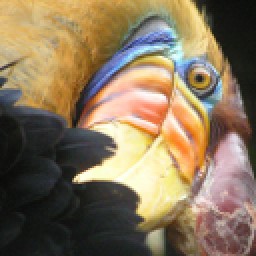
#> input picture notebooks/5_UnsupervisedLearningII/S1/data/bird_small.png, 128 x 128 px (shown 2 times larger)
$ jupyter execute --allow-errors 1_1_KMeans_Intro.ipynb   (shell and % lines are left out)
#> lines starting #> are read from the running program, lines starting #| are printed output that depends on the picture
# 1. K-Means Clustering

### Librerías

[cell 1]
import numpy as np
import matplotlib.pyplot as plt

## 1. Dataset sintético

### 1. Carga y visualización de los datos

#> (a cell that did not finish here is left out)

#> (a cell that did not finish here is left out)

### 2. Desarrollo manual del algoritmo

Establecemos los parámetros para K-Means, número de clusters y límite de iteraciones.

[cell 4]
K = 3;
max_iters = 100;

A continuación preparamos las funciones necesarias para resolver el algoritmo.

Comenzamos con una función para inicializar los centroides con muestras aleatorias del dataset, la cual k muestras diferentes del dataset.

[cell 5]
# Intialize the cluster centroid with unique random samples from the  dataset
def initCentroids(X,K):
    flag = True
    while flag:
        pos = np.random.choice(X.shape[0],K,replace = False)
        centroids = X[pos]
        if np.unique(centroids,axis =0).shape[0] == K:
            flag = False
    return centroids

#> (a cell that did not finish here is left out)

Otra función para asignar los puntos del dataset al centroide más cercano. Se calcula la distancia de cada punto a cada centroide y se asigna al centroide más cercano.

[cell 7]
# Cluster Assignment
def closestCentroids(X,centroids):
    idx = np.empty(X.shape[0])
    for i in range(idx.size):
        temp = X[i]
        c = np.sum((centroids - temp) **2,axis=1)
        pos = np.argmin(c)
        idx[i] = pos
    return idx

Por último una función para recalcular los centroides en función de los puntos asignados a cada uno.

[cell 8]
# Move Centroid
def computeCentroids(X,idx,k):
    centroids = np.zeros((k,X.shape[1]))
    for i in range(k):
        pos = np.nonzero(idx == i)
        centroids[i] = np.mean(X[pos],axis =0)
    return centroids

Combinamos todo lo anterior en una función que ejecuta el algoritmo de K-Means.

[cell 9]
# K-means Function
def kMeans(X, K, max_iters):
    centroids = initCentroids(X,K)
    idx = np.empty(X.shape[0])
    for i in range(max_iters):
        # Cluster Assignment step
        idx = closestCentroids(X,centroids)
        # Move Centroid Step
        centroids = computeCentroids(X,idx,K)

    return centroids

#### Ejecutamos el algoritmo

#> (a cell that did not finish here is left out)

#> (a cell that did not finish here is left out)

#> (a cell that did not finish here is left out)

### 3. Algoritmo generado con Chat GPT

Puede generarse un ejemplo usando el siguiente prompt:

```markdown
    give me python code for a kmeans algorithm in python
```

Chat GPT nos genera las funciones necesarias para ejecutar el algoritmo de K-Means.

[cell 13]
import numpy as np

def initialize_centroids(points, k):
    """Randomly initialize k centroids from the dataset."""
    centroids = points.copy()
    np.random.shuffle(centroids)
    return centroids[:k]

def closest_centroid(points, centroids):
    """Assign each point to the closest centroid."""
    distances = np.sqrt(((points - centroids[:, np.newaxis])**2).sum(axis=2))
    return np.argmin(distances, axis=0)

def move_centroids(points, closest, centroids):
    """Reposition each centroid to the mean of the points assigned to it."""
    return np.array([points[closest==k].mean(axis=0) for k in range(centroids.shape[0])])

def kmeans(points, k, max_iters=100):
    """K-means algorithm implementation."""
#> called with points = array of shape (100, 2), k = 3, max_iters = 100
    centroids = initialize_centroids(points, k)
    for _ in range(max_iters):
        closest = closest_centroid(points, centroids)
        new_centroids = move_centroids(points, closest, centroids)
        if np.all(centroids == new_centroids):
            break
        centroids = new_centroids
    return centroids, closest

También podemos generar una función para visualizar los datos:

```markdown
    plot the results, with a different color per cluster
```

[cell 14]
def plot_kmeans(points, centroids, closest, k):
    """Plot the results of K-means clustering with different colors per cluster."""
#> called with points = array of shape (100, 2), centroids = array of shape (3, 2), closest = array of shape (100,), k = 3
    colors = ['r', 'g', 'b', 'y', 'c', 'm']  # Extend this list for more clusters
    for i in range(k):
        # Plot points assigned to cluster i
        plt.scatter(points[closest == i, 0], points[closest == i, 1], s=20, c=colors[i], label=f'Cluster {i}')
        # Plot centroid i
        plt.scatter(centroids[i, 0], centroids[i, 1], s=100, c=colors[i], marker='X', edgecolor='k', label=f'Centroid {i}')
    plt.title('K-means Clustering Results')
    plt.xlabel('X Coordinate')
    plt.ylabel('Y Coordinate')
    plt.legend()
    plt.show()
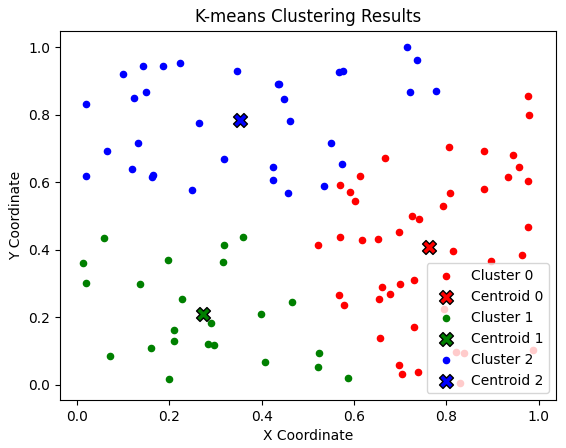
#> figure drawn by matplotlib, 1 panel

[cell 15]
# Assuming `points`, `centroids`, and `closest` are defined from the previous step
points = np.random.rand(100, 2)  # 100 2D points
k = 3
centroids, closest = kmeans(points, k)

# Now, plot the results
plot_kmeans(points, centroids, closest, k)

[cell 16]
k = 3
#> (the rest of this cell did not finish here and is left out)

### 4. Scikit-learn

[cell 17]
import numpy as np
import matplotlib.pyplot as plt
from sklearn.cluster import KMeans
from sklearn.datasets import make_blobs

# Generate synthetic data
n_samples = 300
random_state = 42
X, _ = make_blobs(n_samples=n_samples, random_state=random_state, centers=3)

# Apply K-means clustering
k = 3  # Number of clusters
kmeans = KMeans(n_clusters=k, random_state=random_state)
kmeans.fit(X)
y_kmeans = kmeans.predict(X)

# Plot the clustered data
plt.figure(figsize=(8, 6))
colors = ['red', 'green', 'blue']
for i in range(k):
    plt.scatter(X[y_kmeans == i, 0], X[y_kmeans == i, 1], s=50, c=colors[i], label=f'Cluster {i+1}')

# Plot the centroids
centers = kmeans.cluster_centers_
plt.scatter(centers[:, 0], centers[:, 1], s=200, c='yellow', alpha=0.75, edgecolor='black', linewidth=1.5, label='Centroids')
plt.title('K-means clustering with scikit-learn')
plt.xlabel('Feature 1')
plt.ylabel('Feature 2')
plt.legend()
plt.show()
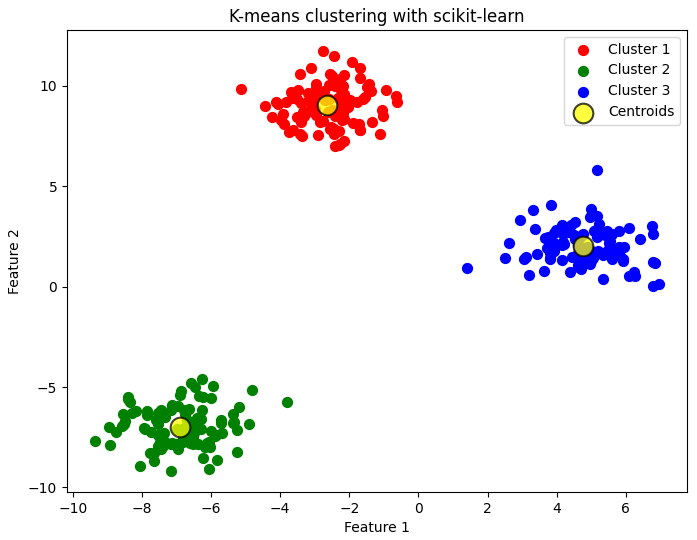
#> figure drawn by matplotlib, 1 panel

[cell 18]
import numpy as np
import matplotlib.pyplot as plt
from sklearn.cluster import KMeans
from sklearn.datasets import make_blobs

# Load the dataset
#> (the rest of this cell did not finish here and is left out)

### 5. DBSCAN

Para resolver un problema de clustering utilizando el algoritmo DBSCAN con scikit-learn, puede utilizar la clase DBSCAN del módulo sklearn.cluster. DBSCAN (Density-Based Spatial Clustering of Applications with Noise) es un popular algoritmo de clustering que es ideal para tareas en las que los clusters tienen una forma irregular y hay ruido en los datos. A diferencia de K-means, DBSCAN no requiere especificar de antemano el número de clusters.

El siguiente código:

- Aplica la agrupación DBSCAN a los datos. El parámetro eps especifica la distancia máxima entre dos muestras para que se consideren en el mismo vecindario. El parámetro min_samples es el número de muestras en un vecindario para que un punto sea considerado como punto núcleo.

- Identifica las muestras centrales y las etiqueta. DBSCAN etiqueta las muestras ruidosas como -1.

- Traza los resultados, donde cada cluster se muestra en un color diferente, y el ruido se muestra en negro.

[cell 19]
import matplotlib.pyplot as plt
from sklearn.cluster import DBSCAN
from sklearn.datasets import make_blobs

# Generate synthetic data
n_samples = 300
random_state = 42
X, _ = make_blobs(n_samples=n_samples, centers=3, random_state=random_state)

# Apply DBSCAN clustering
dbscan = DBSCAN(eps=0.5, min_samples=5)  # These parameters might need adjustment for your dataset
dbscan.fit(X)

# Get the core samples and the labels
core_samples_mask = np.zeros_like(dbscan.labels_, dtype=bool)
core_samples_mask[dbscan.core_sample_indices_] = True
labels = dbscan.labels_

# Number of clusters in labels, ignoring noise if present
n_clusters_ = len(set(labels)) - (1 if -1 in labels else 0)
unique_labels = set(labels)

# Plot the clustered data
plt.figure(figsize=(8, 6))
colors = [plt.cm.Spectral(each) for each in np.linspace(0, 1, len(unique_labels))]

for k, col in zip(unique_labels, colors):
    if k == -1:
        # Black used for noise
        col = [0, 0, 0, 1]

    class_member_mask = (labels == k)

    xy = X[class_member_mask & core_samples_mask]
    plt.plot(xy[:, 0], xy[:, 1], 'o', markerfacecolor=tuple(col), markeredgecolor='k', markersize=14)

    xy = X[class_member_mask & ~core_samples_mask]
    plt.plot(xy[:, 0], xy[:, 1], 'o', markerfacecolor=tuple(col), markeredgecolor='k', markersize=6)

plt.title(f'Estimated number of clusters: {n_clusters_}')
plt.show()
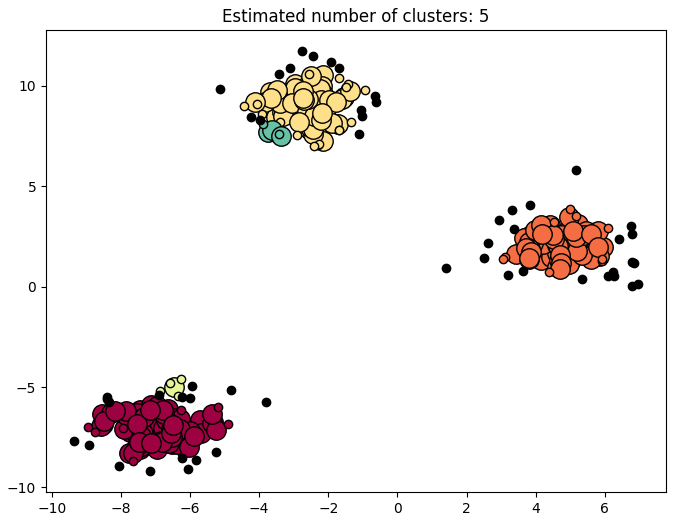
#> figure drawn by matplotlib, 1 panel

[cell 20]
import matplotlib.pyplot as plt
from sklearn.cluster import DBSCAN
from sklearn.datasets import make_blobs

# Load the dataset
#> (the rest of this cell did not finish here and is left out)

### 6. Hierarchical Clustering

Para realizar clustering jerárquico con scikit-learn, puede utilizar la clase AgglomerativeClustering del módulo sklearn.cluster. La agrupación jerárquica es un método de análisis de conglomerados que busca construir una jerarquía de conglomerados. No requiere que se especifique de antemano el número de conglomerados y es especialmente útil para estudios detallados de la estructura de los datos.

El siguiente código:

- Aplica clustering jerárquico a los datos con AgglomerativeClustering. Establecer distance_threshold=0 y n_clusters=None significa que la agrupación continúa hasta que todos los clusters se fusionan en uno. El parámetro linkage='ward' minimiza la varianza de los clusters que se fusionan.
- Define una función plot_dendrogram para trazar el dendrograma de la agrupación jerárquica, utilizando la matriz de vinculación creada a partir de model.children_, model.distances_, y los recuentos de muestras bajo cada nodo.
- Traza el dendrograma, que proporciona un resumen visual del proceso de clustering, incluyendo el orden de las fusiones y la jerarquía de los clusters.

[cell 21]
import numpy as np
import matplotlib.pyplot as plt
from sklearn.cluster import AgglomerativeClustering
from sklearn.datasets import make_blobs
from scipy.cluster.hierarchy import dendrogram
from scipy.cluster import hierarchy

# Generate synthetic data
n_samples = 300
random_state = 42
X, _ = make_blobs(n_samples=n_samples, centers=3, random_state=random_state)

# Apply Hierarchical Clustering
model = AgglomerativeClustering(distance_threshold=0, n_clusters=None, linkage='ward')
model = model.fit(X)

# This function plots the dendrogram for the clustering
def plot_dendrogram(model, **kwargs):
    # Create linkage matrix and then plot the dendrogram
    counts = np.zeros(model.children_.shape[0])
    n_samples = len(model.labels_)
    for i, merge in enumerate(model.children_):
        current_count = 0
        for child_idx in merge:
            if child_idx < n_samples:
                current_count += 1  # leaf node
            else:
                current_count += counts[child_idx - n_samples]
        counts[i] = current_count

    linkage_matrix = np.column_stack([model.children_, model.distances_,
                                      counts]).astype(float)
    dendrogram(linkage_matrix, **kwargs)

plt.title('Hierarchical Clustering Dendrogram')
# Plot the dendrogram
plot_dendrogram(model, truncate_mode='level', p=3)
plt.xlabel("Number of points in node (or index of point if no parenthesis).")
plt.show()
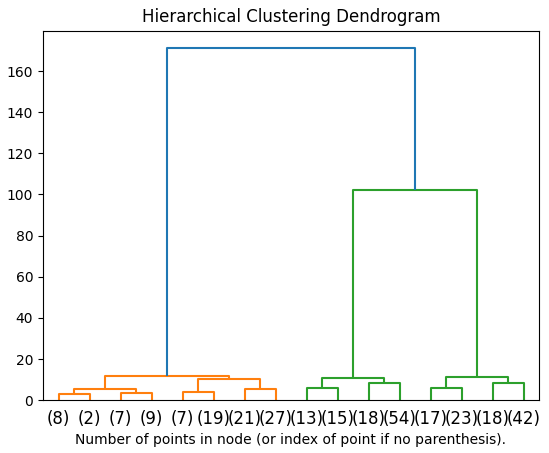
#> figure drawn by matplotlib, 1 panel

[cell 22]
import numpy as np
import matplotlib.pyplot as plt
from sklearn.cluster import AgglomerativeClustering
from sklearn.datasets import make_blobs
from scipy.cluster.hierarchy import dendrogram
from scipy.cluster import hierarchy

# Load the dataset
#> (the rest of this cell did not finish here and is left out)

# 2. Compresión de imágenes

K-Means puede usarse para comprimir imágenes. Para ello, se usa el algoritmo de K-Means para reducir el número de colores.

[cell 23]
A = plt.imread('data/bird_small.png')
#> A is the input picture: shape (128, 128, 3) float32; mean R, G, B 0.531, 0.46, 0.358
print(A.shape)
#| (128, 128, 3)
plt.imshow(A)
plt.axis('off')
plt.show()

En una imagen a color de 24 bits, cada píxel se representa como tres enteros sin signo de 8 bits que especifican los valores de intensidad del rojo, el verde y el azul ($2^8$ colores).

$$px^{(ij)} = \begin{bmatrix} R & G & B \end{bmatrix}$$

$$Img = \begin{bmatrix} px^{(00)} & px^{(01)} & \cdots & px^{(0n)} \\ px^{(10)} & px^{(11)} & \cdots & px^{(1n)} \\ \vdots & \vdots & \ddots & \vdots \\ px^{(m0)} & px^{(m1)} & \cdots & px^{(mn)} \end{bmatrix}$$

Esta codificación suele denominarse codificación RGB. Nuestra imagen contiene miles de colores, y en esta parte del ejercicio, reduciremos el número de colores a 16 colores.

Tratamos cada píxel de la imagen original como un ejemplo de datos y utilizamos el algoritmo K-means para encontrar los 16 colores que mejor agrupan (cluster) los píxeles en el espacio RGB tridimensional. Una vez calculados los centroides de los grupos en la imagen, utilizaremos los 16 colores para sustituir los píxeles de la imagen original.

[cell 24]
# Setting the constants for K-means
K = 16;
max_iters = 100;

Redimensionamos la imagen a una matriz de píxeles de tamaño m x 3, dónde m es el número de píxeles en la imagen. Cada fila de esta matriz es un píxel de la imagen original.

[cell 25]
img = A.reshape(-1,3)
img.shape
#> Out = (16384, 3)

Resolvemos el problema utilizando las funciones de K-Means que hemos creado anteriormente.

[cell 26]
# Calling K-means to compute centroids and centroid assignments
centroids = kMeans(img,K,max_iters)
#> in kMeans, `centroids = initCentroids(X,K)`: centroids = 16 rows, first 8: [0.843, 0.71, 0.427], [0.0824, 0.0902, 0.0824], [0.722, 0.408, 0.361], [0.0784, 0.0824, 0.0706], [0.333, 0.373, 0.439], [0.608, 0.522, 0.537], [0.639, 0.573, 0.608], [0.129, 0.149, 0.133]
